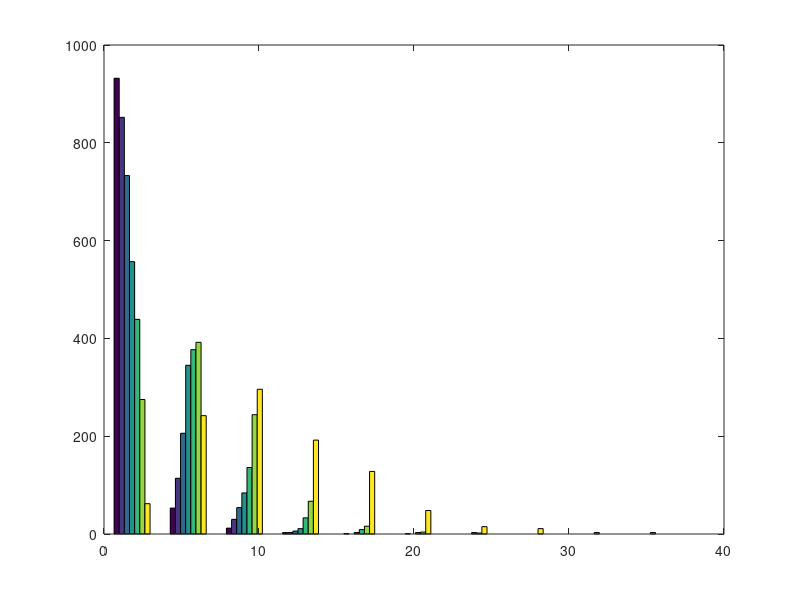

Here is the MATLAB script that generated this plot:
function gamrndtest

N=1000;

p=[0.5 2;1 2; 1.5 2; 2 2;2.5 2;3 2;3.5 3];

x=zeros(N,size(p,1));
for i=1:size(p,1)
    a=p(i,1);
    b=p(i,2);
    for n=1:N
        x(n,i)=gamrnd(a,b);
    end
end
hist(x)
 any(isnan(x))       